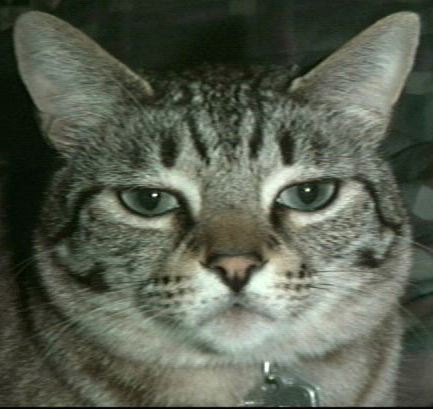
#> input picture nptutorials/assets/cat.jpg, 433 x 409 px
$ python image_operations.py   (older library calls are emulated)
#> lines starting #> are read from the running program, lines starting #| are printed output that depends on the picture
# #### SciPy Image Operations ####

# SciPy provides some basic functions to work with images. For example, it has functions to read images from disk into
# numpy arrays, to write numpy arrays to disk as images, and to resize images. Here is a simple example

from scipy.misc import imread, imsave, imresize

img = imread('assets/cat.jpg')
#> img is the input picture: shape (409, 433, 3); mean R, G, B 87.9, 94.3, 80.1
print(img.dtype, img.shape)
#| uint8 (409, 433, 3)

# We can tint the image by scaling each of the color channels by a different scale constant
img_tinted = img * [1, 0.50, 0.9] # Using broadcasting
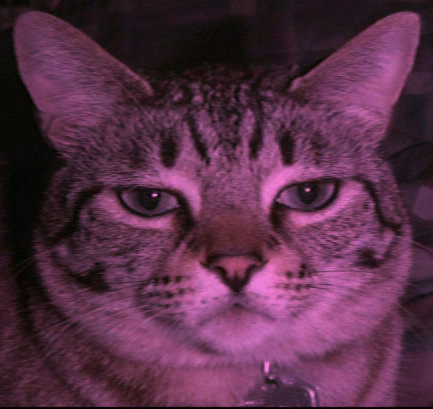
#> img_tinted: shape (409, 433, 3) float64; mean R, G, B 87.9, 47.1, 72.1

img_tinted = imresize(img_tinted, (300, 300)) # Resize the tinted image to be 300 by 300 pixels
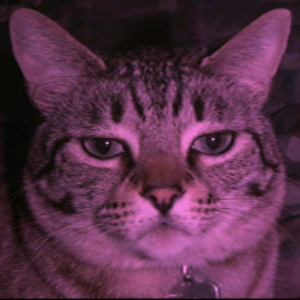
#> img_tinted: shape (300, 300, 3); mean R, G, B 89.3, 47.9, 73.2

imsave('assets/cat_tinted.jpg', img_tinted)
